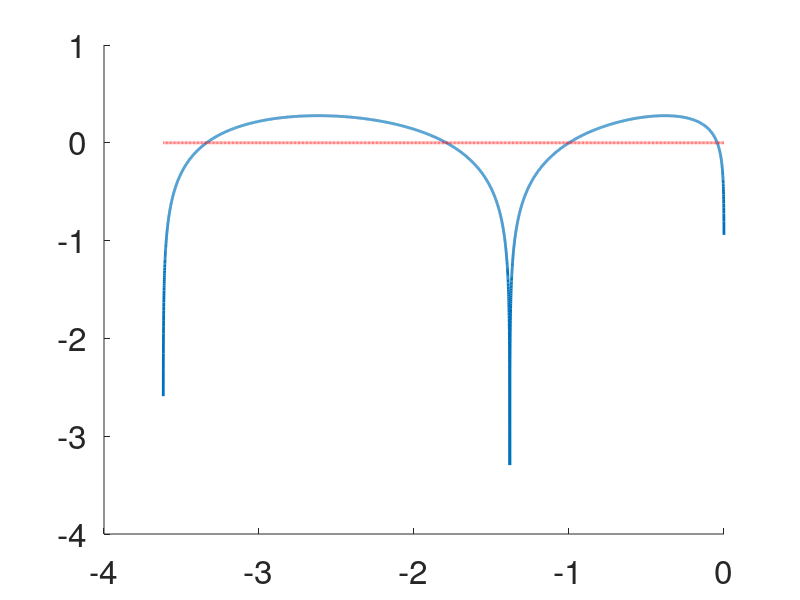

Source code (MATLAB): (Note: this script raises an error after producing the figure.)
%% Thouless formula for Anderson model
N = 5;
sigma =0;.1;3;
s=1;
gamma=2*ones(1,N);((rand(1,N)-0.5)*sigma); 
% gamma=exp(s+(rand(1,N)-0.5)*sigma);
% gamma = gamma-mean(gamma);
% gamma = gamma-mean(gamma);
W = diag(gamma,0) +...
    diag(-ones(1,N-1),1) +...
    diag(-ones(1,N-1),-1);


W(1,N)=-1;0.001;
W(N,1)=-1;0.001;
[v,lambda_j] = eig(W);
lambda_j=diag(lambda_j)
% figure;hist(lambda_j,100)

E_vec = linspace(min(lambda_j),max(lambda_j),1e4);
for iE = 1:length(E_vec)
    E=E_vec(iE);
%     kappa(iE) = prod(E-lambda_j);
     kappa(iE)=sum(log(abs(E-lambda_j)))/N;
end



figure;
axes('FontSize',24);
hold on
% plot(E_vec,log(abs(kappa)));
plot(-E_vec,((kappa)),'LineWidth',2);
a=get(gca);
% plot(E_vec,ones(1,length(E_vec))*log(2*cosh(s*N/2)-2)/N);
% plot(E_vec,sigma^2/24./(4-(E_vec-2*sinh(sigma/2)/sigma).^2),'--r','LineWidth',2)
plot(-E_vec,sigma^2/24./(4-(E_vec-mean(gamma)).^2),'--r','LineWidth',2)

axis([a.XLim a.YLim]);
xlabel('E');
ylabel('\kappa = \xi^{-1}');
legend(['Thouless';...
       'FGR     '])
% axis([-3 3 -0.3 0.3])
% print(gcf, '-depsc2', '/Users/danielhurowitz/PROJ/NEG/Figs/anderson_box2.eps')